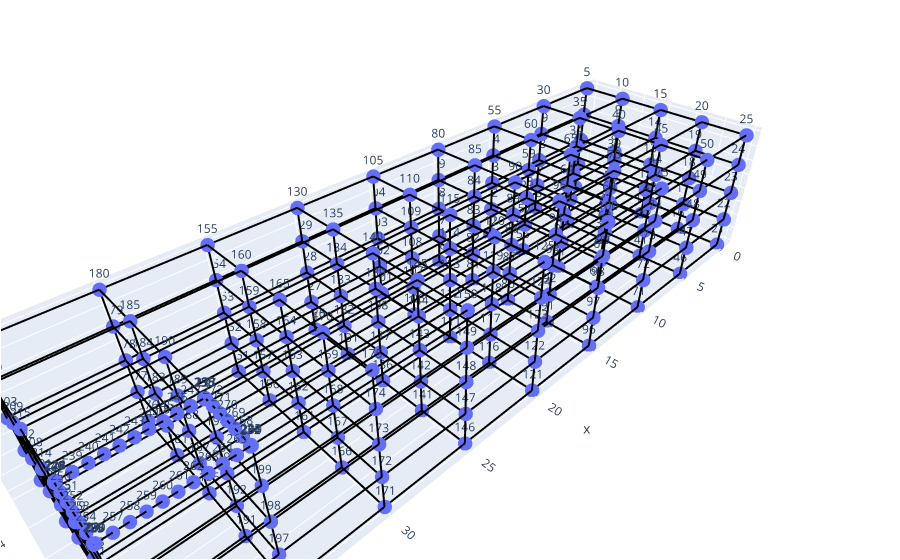

Notebook code for this chart:
### Markdown cell above
## Plotly

### Code cell
from dewloosh.plotly import plot_lines_3d
coords = axm.coordinates()
topo = axm.Members.topology() - 1
plot_lines_3d(coords, topo)
